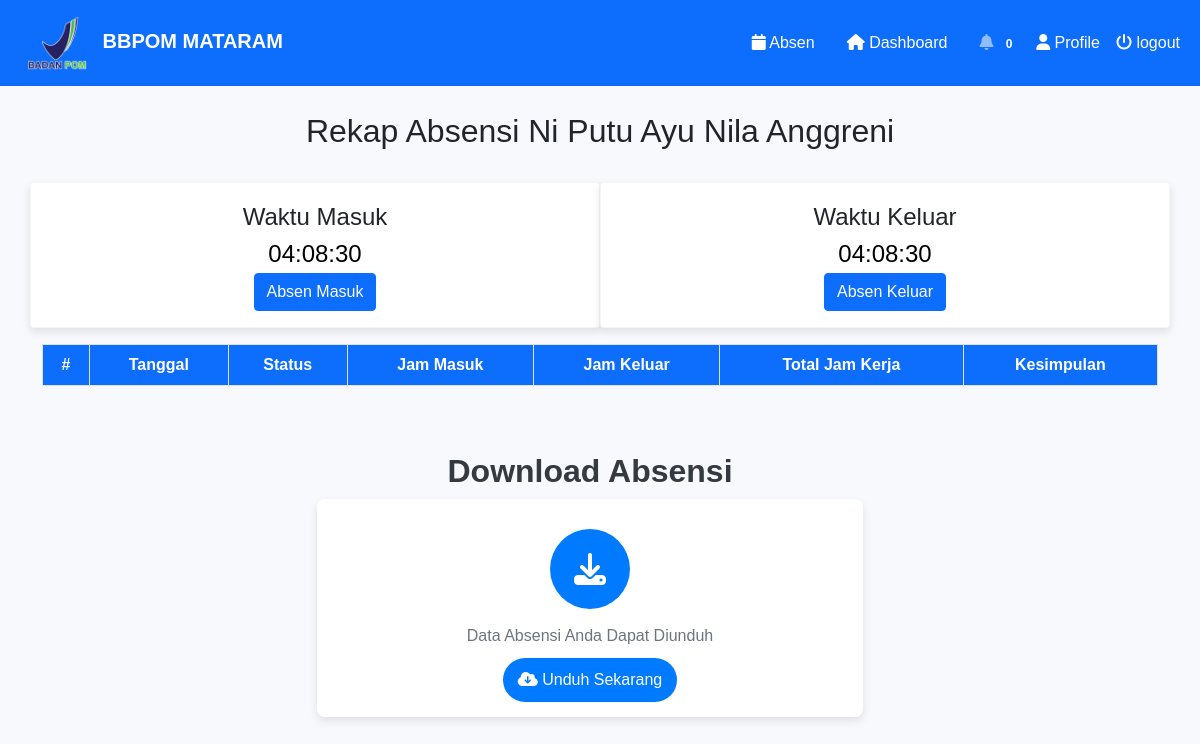
/pkl_absensi.php (signed in), run on an earlier commit of the app's database.
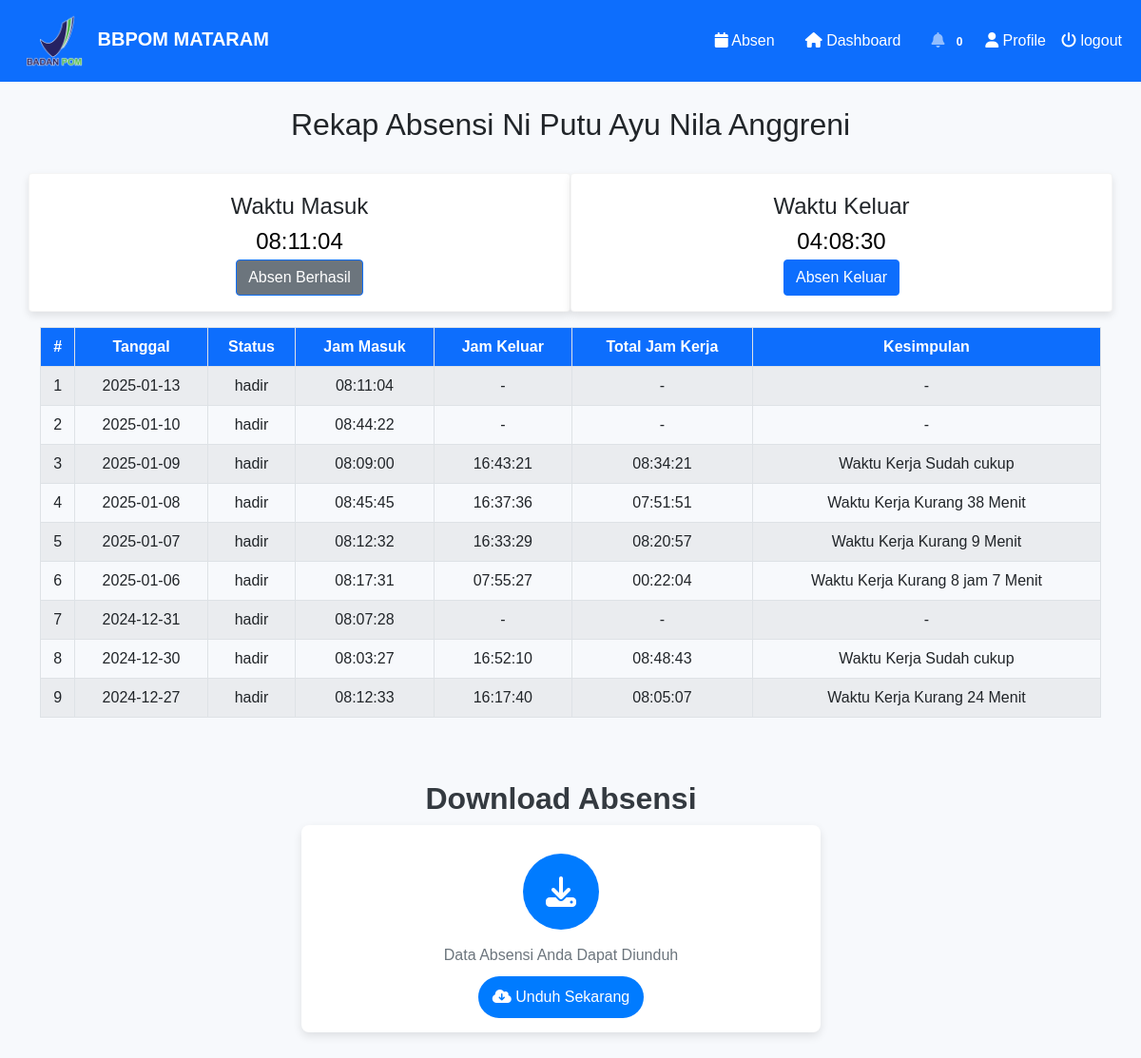
And on a later commit of the database.
### tables this page shows
CREATE TABLE `users` (
  `id` int(6) NOT NULL,
  `nama` varchar(50) NOT NULL,
  `email` varchar(50) NOT NULL,
  `universitas` varchar(255) DEFAULT NULL,
  `no_hp` varchar(20) NOT NULL,
  `password` text NOT NULL,
  `status` varchar(20) DEFAULT NULL,
  `foto` text NOT NULL
);

CREATE TABLE `absensi` (
  `id` int(11) NOT NULL,
  `user_id` int(11) NOT NULL,
  `nama` varchar(255) DEFAULT NULL,
  `status` enum('hadir','izin','sakit') NOT NULL,
  `keterangan` varchar(50) DEFAULT NULL,
  `tanggal` date NOT NULL,
  `foto` text NOT NULL,
  `foto_keluar` text DEFAULT NULL,
  `latitude` decimal(10,8) DEFAULT NULL,
  `latitude_keluar` decimal(10,8) DEFAULT NULL,
  `longitude` decimal(11,8) DEFAULT NULL,
  `longitude_keluar` decimal(11,8) DEFAULT NULL,
  `waktu_masuk` time DEFAULT NULL,
  `waktu_keluar` time DEFAULT NULL,
  `durasi` time DEFAULT NULL,
  `kesimpulan` varchar(255) DEFAULT NULL
);

### pkl_absensi.php (the view, shortened to what this page needs)
<?php
include('koneksi.php');
$sql_0 = mysqli_query($conn, "SELECT * FROM `tb_seo` WHERE id = 1");
$s0 = mysqli_fetch_array($sql_0);
$urlweb = $s0['urlweb'];
if (isset($_SESSION['role'])) {
    $role = $_SESSION['role'];
} else {
    header("Location: " . $urlweb);
}
if (isset($_SESSION['id'])) {
    $id = $_SESSION['id'];
    $tanggal_hari_ini = date('Y-m-d');
    if ($role == "admin") {
        $email = "";
        $nama = "";
        $no_hp = "";
        $status = "";
    } else {
        $sql = "SELECT * FROM users where id ='$id'";
        $result = mysqli_query($conn, $sql);
        $row = mysqli_fetch_assoc($result);
        $nama = $row['nama'];
        $status = $row['status'];
        $sql_absensi = "SELECT waktu_masuk, waktu_keluar FROM absensi WHERE user_id = ? AND tanggal = ?";
        $stmt = $conn->prepare($sql_absensi);
        $stmt->bind_param("is", $id, $tanggal_hari_ini);
        $stmt->execute();
        $result_absensi = $stmt->get_result();
        $data_absensi = $result_absensi->fetch_assoc();
        $waktu_masuk = $data_absensi['waktu_masuk'] ?? "";
        $waktu_keluar = $data_absensi['waktu_keluar'] ?? "";
    }
} else {
    $email = "";
    $nama = "";
    $no_hp = "";
    header("Location: index.php");
}
?>
<!DOCTYPE html>
<html lang="en">
<head>
    <link href="https://cdn.jsdelivr.net/npm/bootstrap@5.0.2/dist/css/bootstrap.min.css" rel="stylesheet"
>
    <link rel="stylesheet" href="vendor\fontawesome\css\all.min.css">
    <link rel="stylesheet" href="https://cdn.jsdelivr.net/npm/sweetalert2@11/dist/sweetalert2.min.css">
    </head>
    <body>
        <nav class="navbar navbar-expand-lg navbar-dark bg-primary fixed-top">
        <div class="container-fluid">
            <a class="navbar-brand" href="#">
                <img src="Asset/Gambar/logo.png" alt="#" width="60px" height="60px"
                    style="margin-left: 15px; margin-right: 10px;">
                <b>BBPOM MATARAM</b>
            </a>
            <div class="collapse navbar-collapse" id="navbarNav">
                <ul class="navbar-nav ms-auto">
                <?php
                    if ($status == "active" || $status == "done") {
                    ?>
                        <li class="nav-item me-3 dashboard">
                            <a class="nav-link" style="color: white;" href="absensi_pkl.php">
                                <i class="fas fa-calendar"></i>
                                Absen</a>
                        </li>
                    <?php } ?>
                    <?php
                    if ($status == "active" || $status == "done") {
                    ?>
                        <li class="nav-item me-3 dashboard">
                            <a class="nav-link" style="color: white;" href="pkl.php">
                                <i class="fas fa-home"></i>
                                Dashboard
                            </a>
                        </li>
                    <?php } ?>
                    <li class="nav-item">
                        <a class="nav-link text-nowrap" href="#" data-bs-toggle="modal"
                            data-bs-target="#notificationModal">
                            <div class="notification-icon">
                                <i class="fas fa-bell"></i>
                                <?php
                                $sql_count = "SELECT COUNT(*) AS count FROM notifikasi WHERE userid='$id' AND status='pkl'";
                                $result_count = mysqli_query($conn, $sql_count);
                                $row_count = mysqli_fetch_assoc($result_count);
                                $notification_count = $row_count['count'];
                                ?>
                                <span class="badge"><?php echo $notification_count; ?></span>
                            </div>
                        </a>
                    </li>
                    <li class="nav-item">
                        <a class="nav-link text-nowrap" style="color: white" href="#" data-bs-toggle="modal"
                            data-bs-target="#profileModal">
                            <i class="fas fa-user"></i> Profile
                        </a>
                    </li>
                    <li class="nav-item">
                            <a class="nav-link text-nowrap" style="color: white" href="#" data-bs-toggle="modal"
                            data-bs-target="#logoutModal">
                            <i class="fas fa-power-off"></i> logout
                        </a>
                    </li>
                </ul>
            </div>
        </div>
    </nav>
    <br><br><br><br>
    <div class="text-center mt-3">
        <h2 class="title">Rekap Absensi <?php echo htmlspecialchars($nama) ?></h2>
    </div>
    <div class="container" style="cursor:default;">
    <div class="row align-items-center">
    <div class="col-md-6">
        <div class="row mt-4">
                <div class="card bidang-card">
                        <div class="card-body">
                                <div class="text-center">
                                <label for="jam_masuk" style="font-size: 1.5rem;">Waktu Masuk</label><br>
                                <input type="text" id="jam_masuk" readonly
                                   style="font-size: 1.5rem; border: none; background: transparent; text-align: center;"
                                   value="<?php echo $waktu_masuk ? $waktu_masuk : ''; ?>"><br>
                                   <?php if($waktu_masuk == NULL){?>
                                    <a href="tambah_absensi.php?keterangan=Masuk" class="btn btn-primary" style="margin:auto">
                                    Absen Masuk
                                    </a>
                                   <?php } else { ?>
                                    <a  class="btn btn-primary" style="margin:auto; background-color:#6c757d; cursor:no-drop" disabled>
                                    Absen Berhasil
                                    </a>
                                   <?php } ?>
                                </div>
                    </div>
                </div>
            </div>
        </div>
        <div class="col-md-6">
            <div class="row mt-4">
                    <div class="card bidang-card">
                        <di class="card-body">
                            <div class="text-center">
                            <label for="jam_masuk" style="font-size: 1.5rem;">Waktu Keluar</label><br>
                                <input type="text" id="jam_keluar" readonly
                                   style="font-size: 1.5rem; border: none; background: transparent; text-align: center;"
                                   value="<?php echo $waktu_keluar ? $waktu_keluar: ''; ?>"><br>
                                   <?php if($waktu_keluar == NULL){?>
                                    <a href="tambah_absensi.php?keterangan=Keluar" class="btn btn-primary" style="margin:auto">
                                    Absen Keluar
                                    </a>
                                   <?php } else { ?>
                                    <a  class="btn btn-primary" style="margin:auto; background-color:#6c757d; cursor:no-drop" disabled>
                                    Absen Berhasil
                                    </a>
                                   <?php } ?>
                                </div>
                        </div>
            </div>
        </div>
        </div>
    </div>
    <div class="container mt-3 mb-5">
        <div class="table-responsive">
            <table class="table table-bordered table-striped table-hover text-center">
                <thead class="bg-primary" style="vertical-align: middle; color: white;">
                    <tr>
                        <th>#</th>
                        <th>Tanggal</th>
                        <th>Status</th>
                        <th>Jam Masuk</th>
                        <th>Jam Keluar</th>
                        <th>Total Jam Kerja</th>
                        <th>Kesimpulan</th>
                    </tr>
                </thead>
                <tbody>
                    <?php
                    $id_user = $_SESSION['id'];
                    $sql2 = "SELECT * FROM absensi WHERE user_id = '$id_user' ORDER BY tanggal DESC";
                    $result2 = mysqli_query($conn, $sql2);
                    $no = 1;
                    while ($row2 = mysqli_fetch_assoc($result2)) {
                        if($row2['status'] === "hadir"){
                            echo "<tr>";
                            echo "<td scope='row'>{$no}</td>";
                            echo "<td>{$row2['tanggal']}</td>";
                            echo "<td>{$row2['status']}</td>";
                            echo "<td>{$row2['waktu_masuk']}</td>";
                             if ($row2['waktu_keluar'] != NULL) {
                                echo "<td>{$row2['waktu_keluar']}</td>";
                                echo "<td>{$row2['durasi']}</td>";
                                echo "<td>{$row2['kesimpulan']}</td>";
                            } else {
                                echo "<td>-</td>";
                                echo "<td>-</td>";
                                echo "<td>-</td>";
                            }
                            echo "</tr>";
                            } else if (strtolower($row2['status'] === "izin" || $row2['status'] = 'izin')){
                                echo "<tr>";
                                echo "<td scope='row'>{$no}</td>";
                                echo "<td>{$row2['tanggal']}</td>";
                                echo "<td>{$row2['status']}</td>";
                                echo "<td>{$row2['waktu_masuk']}</td>";
                                echo "<td>-</td>";
                                echo "<td>-</td>";
                                echo "<td>{$row2['kesimpulan']}</td>";
                            } else {
                            echo "</tr>";
                        }
                            $no++;
                    }
                    ?>
                </tbody>
            </table>
        </div>
    </div>
    <div class="container download-container">
    <h1 class="header-title">Download Absensi</h1>
    <div class="row justify-content-center">
        <div class="col-md-6">
            <div class="download-card">
                <div class="icon-circle">
                    <i class="fas fa-download"></i>
                </div>
                <p class="download-message">
                    Data Absensi Anda Dapat Diunduh
                </p>
                <form action="function/DownloadAbsensi.php" method="POST">
                    <button type="submit" class="btn btn-download">
                        <i class="fas fa-cloud-download-alt"></i> Unduh Sekarang
                    </button>
                </form>
            </div>
        </div>
    </div>
</div>
</body>
</html>

### pkl_absensi.php (style rules this page uses)
body { background: #f7f9fc; font-family: 'Arial', sans-serif; margin: 0; padding: 0; }
.download-container { margin: 50px 20px; }
.header-title { font-size: 2rem; font-weight: bold; color: #343a40; text-align: center; }
.download-card { box-shadow: 0 4px 10px rgba(0, 0, 0, 0.1); border-radius: 8px; transition: transform 0.3s; padding: 15px; text-align: center; background: white; }
.btn-download { background: #007bff; color: white; border-radius: 25px; padding: 10px 15px; font-size: 1rem; transition: background-color 0.3s; border: none; text-decoration: none; display: inline-block; }
.icon-circle { width: 80px; height: 80px; background: #007bff; color: white; font-size: 2rem; display: flex; justify-content: center; align-items: center; border-radius: 50%; margin: 15px auto; }
.download-message { font-size: 1rem; color: #6c757d; margin: 10px 0; }
.bidang-card { border: 1px solid rgba(156, 156, 156, 0.1); box-shadow: 0 4px 8px rgba(0, 0, 0, 0.1); transition: transform 0.3s, box-shadow 0.3s; }

What changed in the data, as far as the page shows it:
added absensi: waktu_masuk "08:11:04", waktu_keluar "04:08:30", tanggal "2025-01-13", status "hadir"
added absensi: tanggal "2025-01-10", status "hadir", waktu_masuk "08:44:22"
added absensi: tanggal "2025-01-09", status "hadir", waktu_masuk "08:09:00", waktu_keluar "16:43:21", durasi "08:34:21", kesimpulan "Waktu Kerja Sudah cukup"
added absensi: tanggal "2025-01-08", status "hadir", waktu_masuk "08:45:45", waktu_keluar "16:37:36", durasi "07:51:51", kesimpulan "Waktu Kerja Kurang 38 Menit"
added absensi: tanggal "2025-01-07", status "hadir", waktu_masuk "08:12:32", waktu_keluar "16:33:29", durasi "08:20:57", kesimpulan "Waktu Kerja Kurang 9 Menit"
added absensi: tanggal "2025-01-06", status "hadir", waktu_masuk "08:17:31", waktu_keluar "07:55:27", durasi "00:22:04", kesimpulan "Waktu Kerja Kurang 8 jam 7 Menit"
added absensi: tanggal "2024-12-31", status "hadir", waktu_masuk "08:07:28"
added absensi: tanggal "2024-12-30", status "hadir", waktu_masuk "08:03:27", waktu_keluar "16:52:10", durasi "08:48:43", kesimpulan "Waktu Kerja Sudah cukup"
added absensi: tanggal "2024-12-27", status "hadir", waktu_masuk "08:12:33", waktu_keluar "16:17:40", durasi "08:05:07", kesimpulan "Waktu Kerja Kurang 24 Menit"
Also different on the page:
form field value: "04:08:30" → (not shown)
text no longer shown: "Absen Masuk"
text now shown: "Absen Berhasil"
